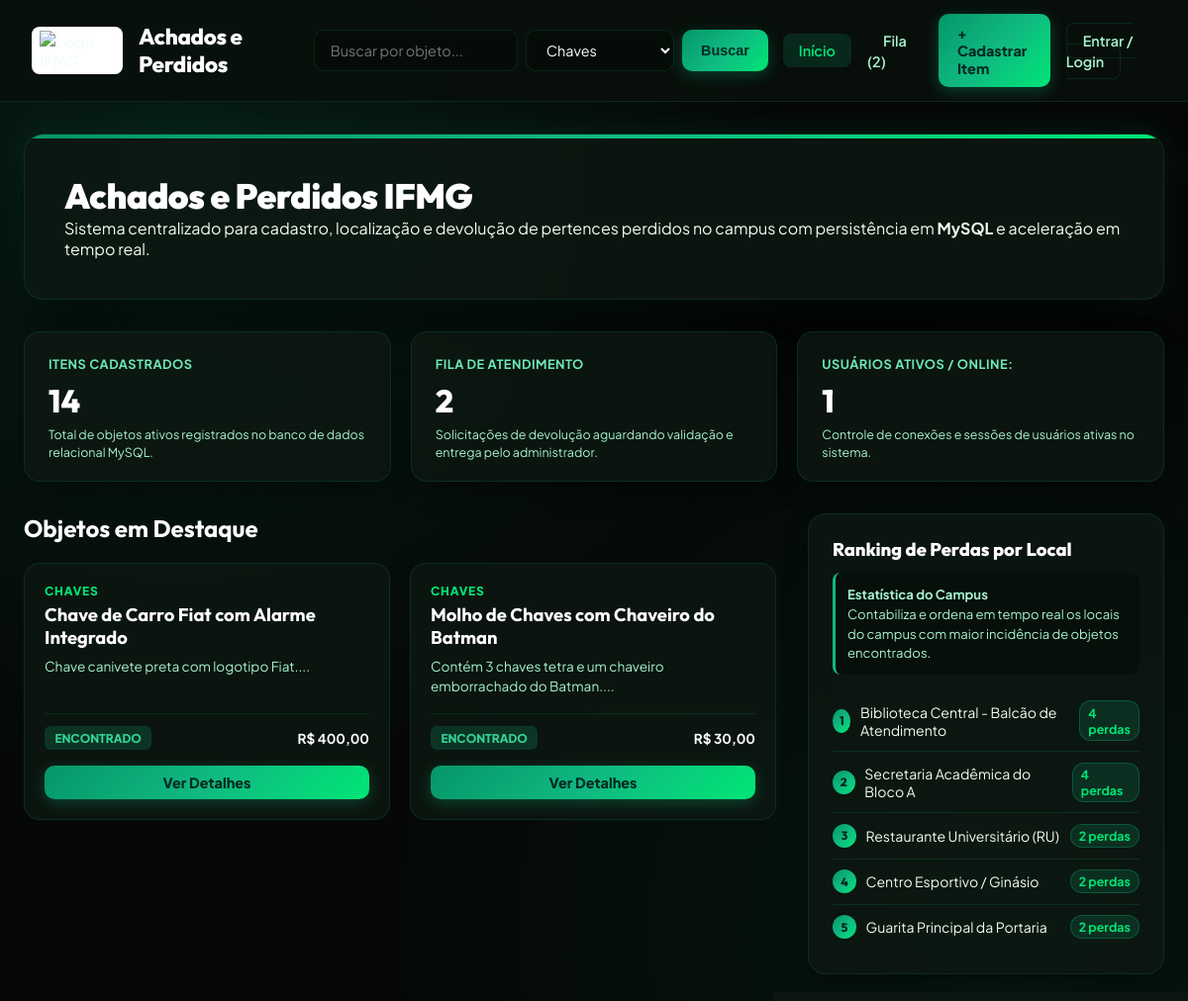
/app/public/index.php?categoria=Chaves, run on the app's committed database.
### tables this page shows
CREATE TABLE IF NOT EXISTS itens (
    id INT AUTO_INCREMENT PRIMARY KEY,
    titulo VARCHAR(200) NOT NULL,
    descricao TEXT NOT NULL,
    categoria VARCHAR(50) NOT NULL,
    status ENUM('encontrado', 'reivindicado', 'devolvido', 'desativado') NOT NULL DEFAULT 'encontrado',
    valor_estimado DECIMAL(10, 2) NOT NULL DEFAULT 0.00,
    local_id INT NOT NULL,
    cadastrado_por_usuario_id INT NOT NULL,
    cor VARCHAR(60) NULL,
    marca VARCHAR(60) NULL,
    numero_serie VARCHAR(100) NULL,
    tamanho VARCHAR(20) NULL,
    tags TEXT NULL,
    desativado TINYINT(1) NOT NULL DEFAULT 0,
    data_registro DATETIME NOT NULL DEFAULT CURRENT_TIMESTAMP,
    CONSTRAINT fk_itens_local FOREIGN KEY (local_id) REFERENCES locais (id) ON UPDATE CASCADE,
    CONSTRAINT fk_itens_usuario FOREIGN KEY (cadastrado_por_usuario_id) REFERENCES usuarios (id) ON UPDATE CASCADE,
    INDEX idx_itens_status_categoria (status, categoria),
    INDEX idx_itens_data (data_registro)
);

### app/config/db.php (called while the page is built, shortened)
<?php
class Database {
    private static ?PDO $pdo = null;
    private static bool $schemaChecked = false;
    public static function getConnection(): PDO {
        if (self::$pdo === null) {
            $dbUrl = getenv('DATABASE_URL') ?: getenv('MYSQL_URL');
            if ($dbUrl) {
                $parsed = parse_url($dbUrl);
                $host = $parsed['host'] ?? 'localhost';
                $port = $parsed['port'] ?? 3306;
                $user = $parsed['user'] ?? 'root';
                $pass = $parsed['pass'] ?? '';
                $dbName = ltrim($parsed['path'] ?? 'unifind_db', '/');
            } else {
                $host = getenv('DB_HOST') ?: getenv('MYSQL_HOST') ?: getenv('MYSQLHOST') ?: '127.0.0.1';
                $port = getenv('DB_PORT') ?: getenv('MYSQL_PORT') ?: getenv('MYSQLPORT') ?: '3306';
                $dbName = getenv('DB_NAME') ?: getenv('MYSQL_DATABASE') ?: getenv('MYSQLDATABASE') ?: 'unifind_db';
                $user = getenv('DB_USER') ?: getenv('MYSQL_USER') ?: getenv('MYSQLUSER') ?: 'root';
                $pass = getenv('DB_PASSWORD') ?: getenv('MYSQL_PASSWORD') ?: getenv('MYSQLPASSWORD') ?: '';
            }
            $dsn = "mysql:host={$host};port={$port};dbname={$dbName};charset=utf8mb4";
            $options = [
                PDO::ATTR_ERRMODE            => PDO::ERRMODE_EXCEPTION,
                PDO::ATTR_DEFAULT_FETCH_MODE => PDO::FETCH_ASSOC,
                PDO::ATTR_EMULATE_PREPARES   => false,
                PDO::MYSQL_ATTR_INIT_COMMAND => "SET NAMES utf8mb4 COLLATE utf8mb4_unicode_ci"
            ];
            try {
                self::$pdo = new PDO($dsn, $user, $pass, $options);
            } catch (PDOException $e) {
                try {
                    $dsnNoDb = "mysql:host={$host};port={$port};charset=utf8mb4";
                    $tempPdo = new PDO($dsnNoDb, $user, $pass, $options);
                    $tempPdo->exec("CREATE DATABASE IF NOT EXISTS `{$dbName}` CHARACTER SET utf8mb4 COLLATE utf8mb4_unicode_ci");
                    self::$pdo = new PDO($dsn, $user, $pass, $options);
                } catch (Exception $ex) {
                    die("Erro de conexão com o banco de dados MySQL: " . $e->getMessage());
                }
            }
            if (!self::$schemaChecked) {
                self::ensureSchema(self::$pdo);
                self::$schemaChecked = true;
            }
        }
        return self::$pdo;
    }
    private static function ensureSchema(PDO $pdo): void {
        try {
            $tables = $pdo->query("SHOW TABLES LIKE 'itens'")->fetchAll();
        } catch (Exception $e) {
        }
    }
}
function getDb(): PDO {
    return Database::getConnection();
}
function dbQuery(string $sql, array $params = []): PDOStatement {
    $stmt = getDb()->prepare($sql);
    $stmt->execute($params);
    return $stmt;
}
function dbFetchAll(string $sql, array $params = []): array {
    return dbQuery($sql, $params)->fetchAll();
}
function dbFetchOne(string $sql, array $params = []): ?array {
    $result = dbQuery($sql, $params)->fetch();
    return $result ?: null;
}

### app/public/index.php (the view, shortened to what this page needs)
<?php
require_once __DIR__ . '/../config/db.php';
$redis = Database::getRedis();
$searchQuery = trim($_GET['q'] ?? '');
$categoriaFilter = trim($_GET['categoria'] ?? '');
$itemsList = [];
if (!empty($searchQuery) || !empty($categoriaFilter)) {
    $cacheKey = "cache:busca:" . md5($searchQuery . "|" . $categoriaFilter);
    if ($redis && $redis->exists($cacheKey)) {
        $cachedData = json_decode($redis->get($cacheKey), true);
        $itemsList = $cachedData ?? [];
    } else {
        $where = ["i.desativado = 0"];
        $params = [];
        if (!empty($categoriaFilter)) {
            $where[] = "i.categoria = :categoria";
            $params[':categoria'] = $categoriaFilter;
        }
        $whereSql = implode(' AND ', $where);
        $sql = "SELECT i.*, l.nome AS local_nome
                FROM itens i
                LEFT JOIN locais l ON i.local_id = l.id
                WHERE {$whereSql}
                ORDER BY i.data_registro DESC
                LIMIT 24";
        $rawRows = dbFetchAll($sql, $params);
        $itemsList = [];
        foreach ($rawRows as $row) {
            $itemsList[] = [
                'id' => (string)$row['id'],
                'titulo' => $row['titulo'] ?? '',
                'descricao' => $row['descricao'] ?? '',
                'categoria' => $row['categoria'] ?? '',
                'status' => $row['status'] ?? 'encontrado',
                'valor_estimado' => (float)($row['valor_estimado'] ?? 0),
                'local_nome' => $row['local_nome'] ?? 'Campus IFMG',
                'data_registro' => !empty($row['data_registro']) ? date('d/m/Y H:i', strtotime($row['data_registro'])) : 'Recente'
            ];
        }
    }
}
$countRow = dbFetchOne("SELECT COUNT(*) as total FROM itens WHERE desativado = 0");
$totalItensCadastrados = (int)($countRow['total'] ?? count($itemsList));
$rankingLocais = [];
$totalFila = 0;
$totalOnline = 0;
if (empty($rankingLocais)) {
    $locaisStats = dbFetchAll("SELECT l.nome, COUNT(i.id) as total
                              FROM locais l
                              JOIN itens i ON i.local_id = l.id
                              WHERE i.desativado = 0
                              GROUP BY l.id, l.nome
                              ORDER BY total DESC
                              LIMIT 5");
    foreach ($locaisStats as $l) {
        $rankingLocais[$l['nome']] = (int)$l['total'];
    }
}
if ($totalFila === 0) {
    $filaRow = dbFetchOne("SELECT COUNT(*) as total FROM reivindicacoes WHERE status_reivindicacao = 'pendente_aprovacao'");
    $totalFila = (int)($filaRow['total'] ?? 0);
}
?>
<!DOCTYPE html>
<html lang="pt-BR">
<head>
    <link rel="stylesheet" href="css/style.css">
    <link rel="stylesheet" href="/css/style.css">
    <link rel="stylesheet" href="/public/css/style.css">
</head>
<body>
    <header class="header-nav">
        <div class="nav-container">
            <a href="index.php" class="logo-group">
                <img src="https://www.ifmg.edu.br/portal/imagens/logovertical.jpg" alt="Logo IFMG" class="logo-img">
                <div class="logo-text">Achados e Perdidos</div>
            </a>
            <form method="GET" action="index.php" class="header-search">
                <input type="text" name="q" class="input-field" placeholder="Buscar por objeto..." value="<?= htmlspecialchars($searchQuery, ENT_QUOTES | ENT_SUBSTITUTE, 'UTF-8') ?>">
                <select name="categoria" class="input-field" style="max-width: 150px;">
                    <option value="Chaves" <?= $categoriaFilter === 'Chaves' ? 'selected' : '' ?>>Chaves</option>
                </select>
                <button type="submit" class="btn-primary">Buscar</button>
            </form>
            <ul class="nav-links">
                <li><a href="index.php" class="nav-link active">Início</a></li>
                <li><a href="admin_fila.php" class="nav-link">Fila (<?= $totalFila ?>)</a></li>
                <li><a href="cadastrar_item.php" class="btn-primary">+ Cadastrar Item</a></li>
                <?php if (isset($_SESSION['user_id'])): ?>
                    <li style="display: flex; align-items: center; gap: 0.5rem; margin-left: 0.5rem;">
                        <span style="font-size: 0.85rem; color: var(--neon-green); font-weight: 700;">
                            <?= htmlspecialchars($_SESSION['user_name'], ENT_QUOTES | ENT_SUBSTITUTE, 'UTF-8') ?>
                        </span>
                        <a href="logout.php" class="nav-link" style="color: var(--text-muted); font-size: 0.8rem; padding: 0.3rem 0.6rem;">Sair</a>
                    </li>
                <?php else: ?>
                    <li><a href="login.php" class="nav-link" style="border: 1px solid var(--border-glass);">Entrar / Login</a></li>
                <?php endif; ?>
            </ul>
        </div>
    </header>
    <div class="container">
        <section class="hero-section">
            <h1 class="hero-title">Achados e Perdidos IFMG</h1>
            <p class="hero-desc">
                Sistema centralizado para cadastro, localização e devolução de pertences perdidos no campus com persistência em <strong>MySQL</strong> e aceleração em tempo real.
            </p>
        </section>
        <div class="stats-grid" style="grid-template-columns: repeat(auto-fit, minmax(280px, 1fr));">
            <div class="stat-card">
                <div class="stat-header">
                    <span class="stat-label">Itens Cadastrados</span>
                </div>
                <div class="stat-value"><?= $totalItensCadastrados ?></div>
                <div class="stat-explanation">Total de objetos ativos registrados no banco de dados relacional MySQL.</div>
            </div>
            <div class="stat-card">
                <div class="stat-header">
                    <span class="stat-label">Fila de Atendimento</span>
                </div>
                <div class="stat-value"><?= $totalFila ?></div>
                <div class="stat-explanation">Solicitações de devolução aguardando validação e entrega pelo administrador.</div>
            </div>
            <div class="stat-card">
                <div class="stat-header">
                    <span class="stat-label">Usuários Ativos / Online:</span>
                </div>
                <div class="stat-value"><?= $totalOnline > 0 ? $totalOnline : '1' ?></div>
                <div class="stat-explanation">Controle de conexões e sessões de usuários ativas no sistema.</div>
            </div>
        </div>
        <div class="layout-grid">
            <div>
                <h2 style="font-family: var(--font-heading); font-size: 1.5rem; margin-bottom: 1.25rem; color: #ffffff;">Objetos em Destaque</h2>
                <div class="cards-grid">
                    <?php if (!empty($itemsList)): ?>
                        <?php foreach ($itemsList as $item): ?>
                            <div class="item-card">
                                <div>
                                    <div class="item-category"><?= htmlspecialchars($item['categoria'], ENT_QUOTES | ENT_SUBSTITUTE, 'UTF-8') ?></div>
                                    <h3 class="item-title"><?= htmlspecialchars($item['titulo'], ENT_QUOTES | ENT_SUBSTITUTE, 'UTF-8') ?></h3>
                                    <p class="item-desc"><?= htmlspecialchars(mb_substr($item['descricao'], 0, 95, 'UTF-8'), ENT_QUOTES | ENT_SUBSTITUTE, 'UTF-8') ?>...</p>
                                </div>
                                <div>
                                    <div class="item-meta">
                                        <span class="badge-status status-<?= $item['status'] ?>">
                                            <?= strtoupper($item['status']) ?>
                                        </span>
                                        <span style="font-weight: 700; color: white;">R$ <?= number_format($item['valor_estimado'], 2, ',', '.') ?></span>
                                    </div>
                                    <a href="item_detalhe.php?id=<?= $item['id'] ?>" class="btn-primary" style="width: 100%; justify-content: center; margin-top: 1rem; padding: 0.5rem;">Ver Detalhes</a>
                                </div>
                            </div>
                        <?php endforeach; ?>
                    <?php else: ?>
                        <div style="grid-column: 1 / -1; background: var(--bg-card); padding: 3rem; border-radius: 16px; text-align: center; color: var(--text-muted); border: 1px solid var(--border-glass);">
                            Nenhum objeto encontrado no momento com os critérios selecionados.
                        </div>
                    <?php endif; ?>
                </div>
            </div>
            <div>
                <div class="sidebar-panel">
                    <h3 class="panel-title">Ranking de Perdas por Local</h3>
                    <div class="panel-explanation">
                        <strong>Estatística do Campus</strong><br>
                        Contabiliza e ordena em tempo real os locais do campus com maior incidência de objetos encontrados.
                    </div>
                    <ul class="ranking-list">
                        <?php if (!empty($rankingLocais)): ?>
                            <?php $rank = 1; foreach ($rankingLocais as $localNome => $score): ?>
                                <li class="ranking-item">
                                    <div style="display: flex; align-items: center; gap: 0.6rem;">
                                        <span class="ranking-rank"><?= $rank++ ?></span>
                                        <span><?= htmlspecialchars($localNome, ENT_QUOTES | ENT_SUBSTITUTE, 'UTF-8') ?></span>
                                    </div>
                                    <span class="ranking-score"><?= $score ?> perdas</span>
                                </li>
                            <?php endforeach; ?>
                        <?php else: ?>
                            <li style="color: var(--text-muted); font-size: 0.85rem; padding: 0.5rem 0;">
                                Nenhum local registrado com perdas até o momento.
                            </li>
                        <?php endif; ?>
                    </ul>
                </div>
            </div>
        </div>
    </div>
</body>
</html>

### data on the page
itens: categoria "CHAVES", titulo "Chave de Carro Fiat com Alarme Integrado", descricao "Chave canivete preta com logotipo Fiat.", status "ENCONTRADO", valor_estimado "400,00"
itens: categoria "CHAVES", titulo "Molho de Chaves com Chaveiro do Batman", descricao "Contém 3 chaves tetra e um chaveiro emborrachado do Batman.", status "ENCONTRADO", valor_estimado "30,00"

### other printed values
$totalFila "2"
$totalItensCadastrados "14"
$localNome "Biblioteca Central - Balcão de Atendimento"
$score "4"
$localNome "Secretaria Acadêmica do Bloco A"
$localNome "Restaurante Universitário (RU)"
$score "2"
$localNome "Centro Esportivo / Ginásio"
$localNome "Guarita Principal da Portaria"
